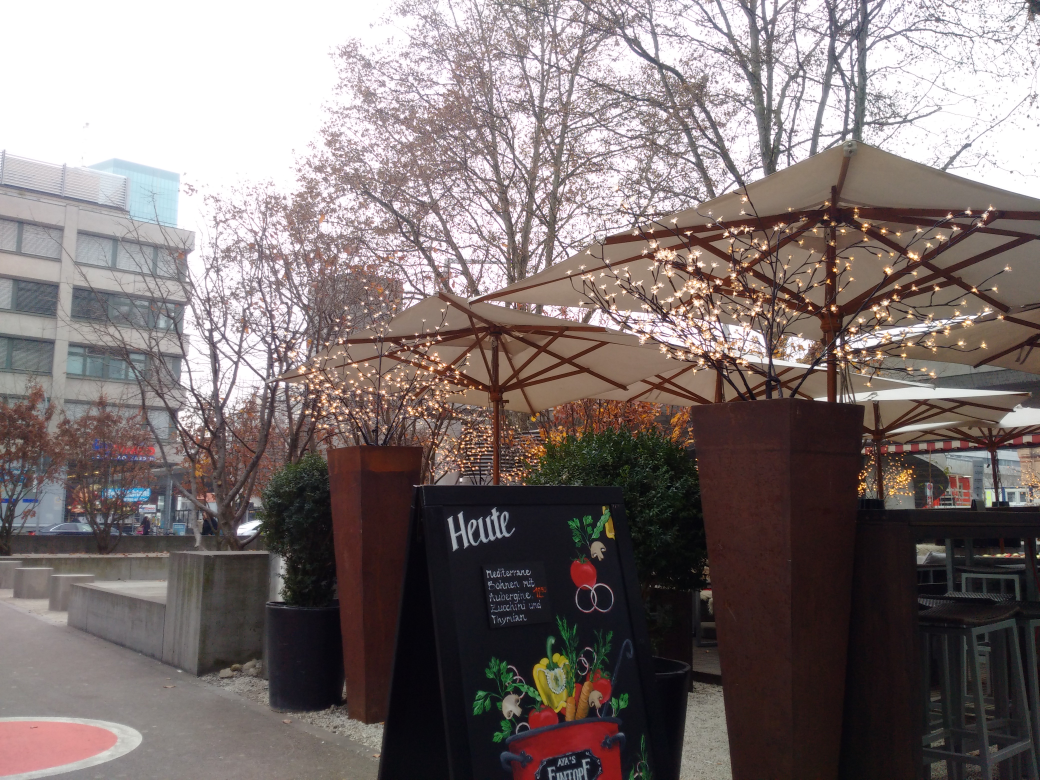
#> input picture dped/blackberry/85.jpg, 4160 x 3120 px, found by its file name (shown at 1/4 size)
$ python for_data_test.py
#> lines starting #> are read from the running program, lines starting #| are printed output that depends on the picture
import cv2
from matplotlib import pyplot as plt
import numpy as np

h = 1536
w = 2048
pts = np.float32([[0, 0], [0, h - 1], [w - 1, h - 1], [w - 1, 0]]).reshape(-1, 1, 2)
print(pts)
img2 = cv2.imread('test_image\\original_images\\canon\\85.jpg')
#> img2 is the input picture: shape (3120, 4160, 3); mean B, G, R 114.3, 115.2, 126
cv2.rectangle(img2, (3263, 2079), (1051, 9), (255, 255, 0), 3)
cv2.circle(img2, (3263, 2079), 100, (0, 255, 0))
cv2.circle(img2, (1051, 9), 100, (255, 0, 0))
cv2.imwrite("test_rec.jpg", img2)

img2 = img2[9:2079, int(1051):3263]
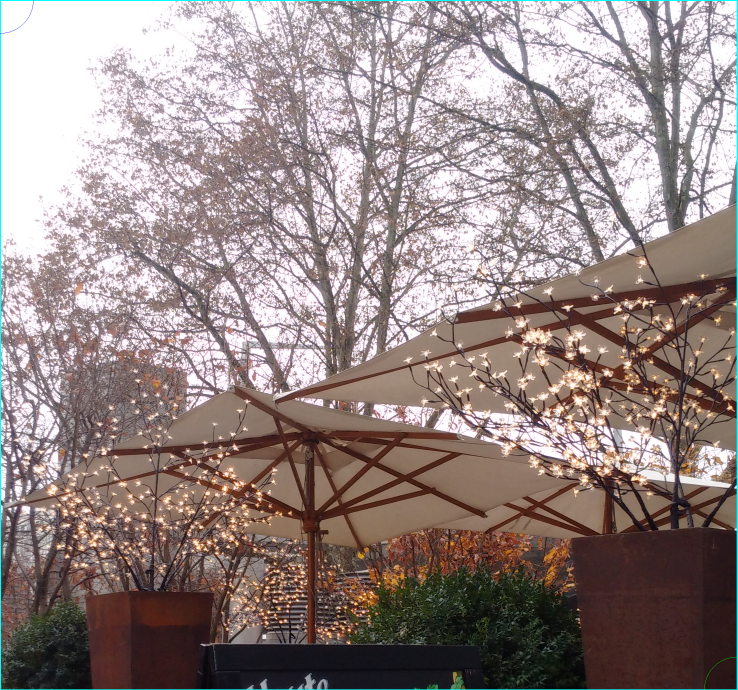
#> img2: shape (2070, 2212, 3) (shown at 1/3 size); mean B, G, R 132.7, 134.6, 149.6
cv2.imwrite("test_cut.jpg", img2)
print(img2.shape)
#| (2070, 2212, 3)

img = cv2.imread('cut_1.jpg')
#> (the run stopped early here; a loop or call above may not have finished)

$ run again, with dped/blackberry/107.jpg copied over dped/blackberry/85.jpg
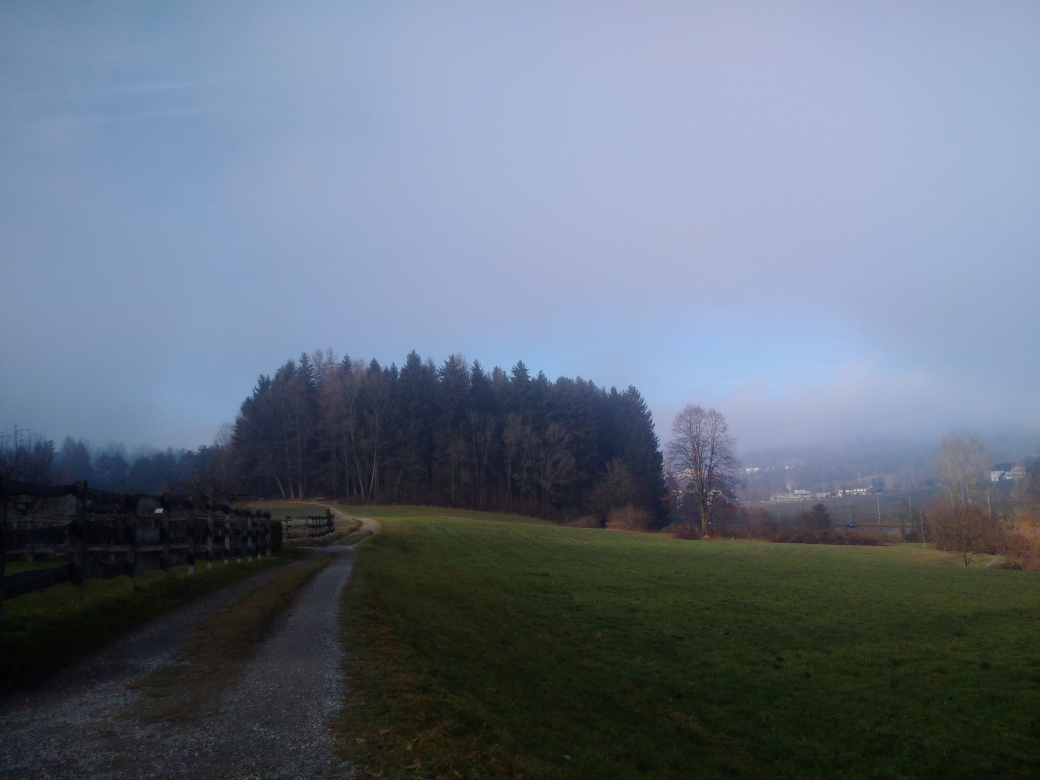
#> input picture dped/blackberry/107.jpg, 4160 x 3120 px, found by its file name (shown at 1/4 size)
#> img2 is the input picture: shape (3120, 4160, 3); mean B, G, R 127.5, 112, 100.5
#> `img2 = img2[9:2079, int(1051):3263]`:
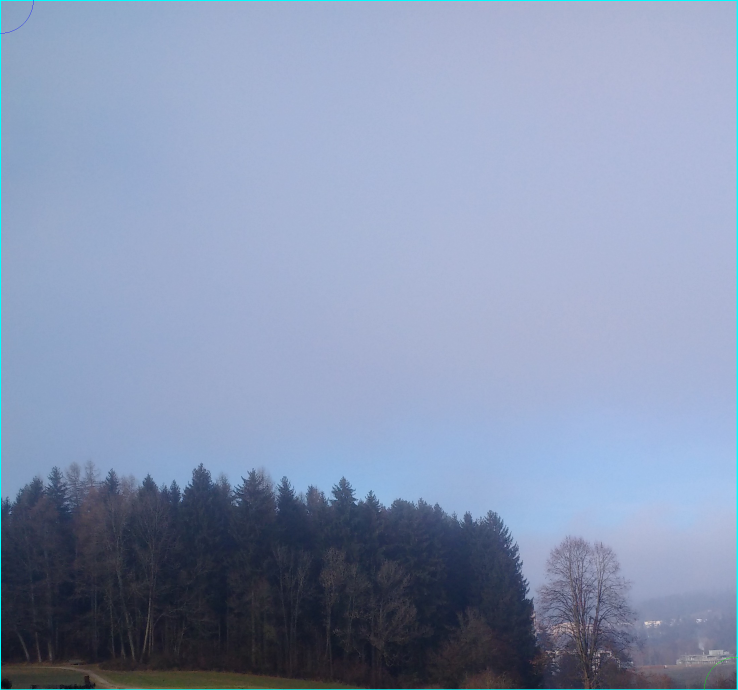
#> img2: shape (2070, 2212, 3) (shown at 1/3 size); mean B, G, R 177.3, 148.7, 134.9
#| (2070, 2212, 3)

$ run again, with dped/blackberry/41.jpg copied over dped/blackberry/85.jpg
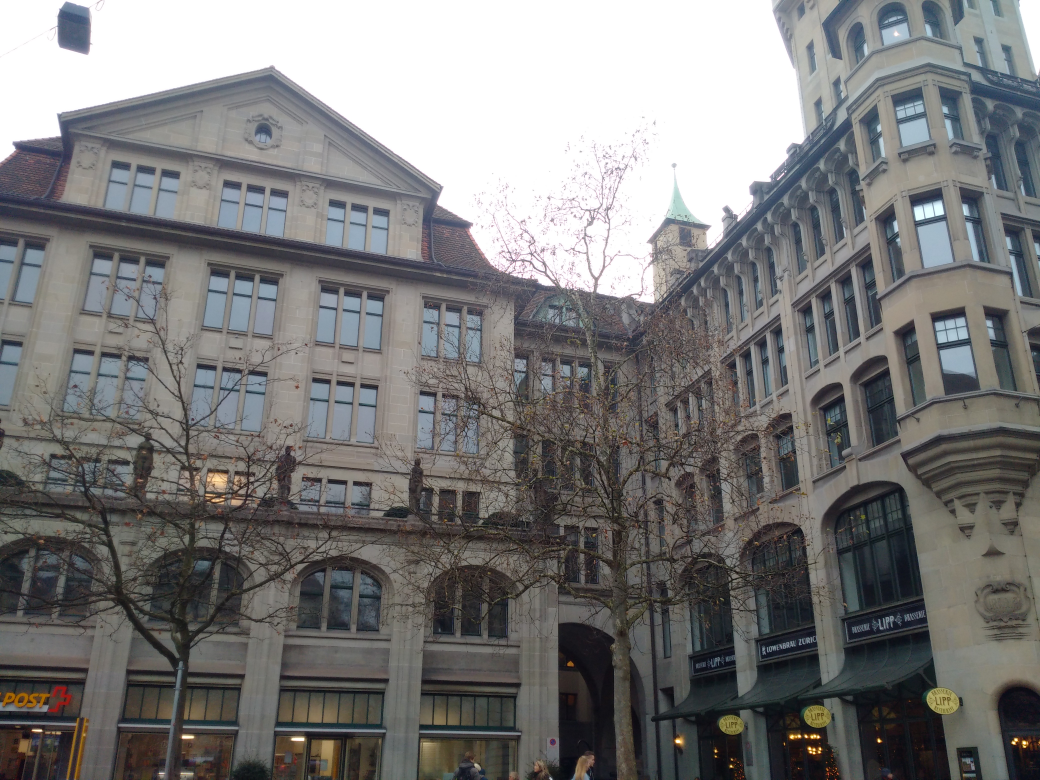
#> input picture dped/blackberry/41.jpg, 4160 x 3120 px, found by its file name (shown at 1/4 size)
#> img2 is the input picture: shape (3120, 4160, 3); mean B, G, R 121.1, 121.5, 122
#> `img2 = img2[9:2079, int(1051):3263]`:
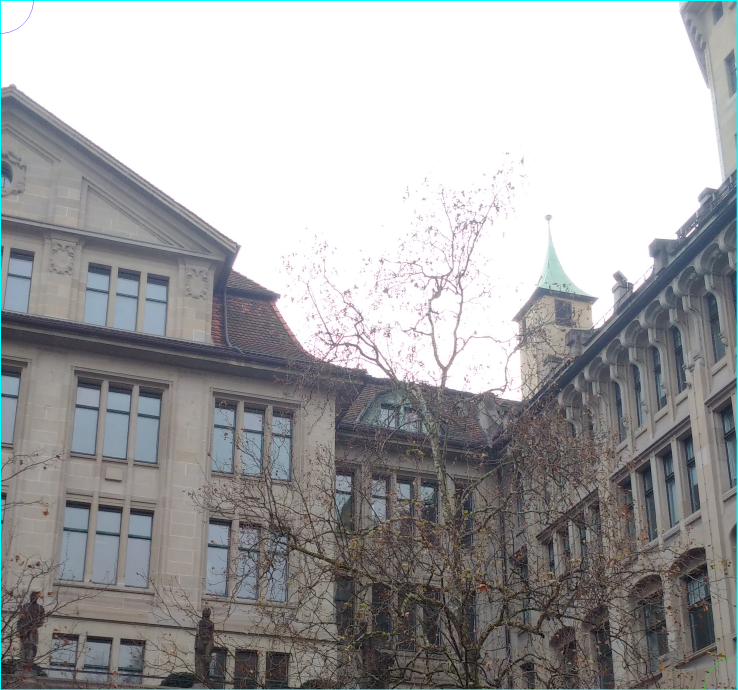
#> img2: shape (2070, 2212, 3) (shown at 1/3 size); mean B, G, R 164.8, 163.7, 164.2
#| (2070, 2212, 3)

$ run again, with dped/blackberry/47.jpg copied over dped/blackberry/85.jpg
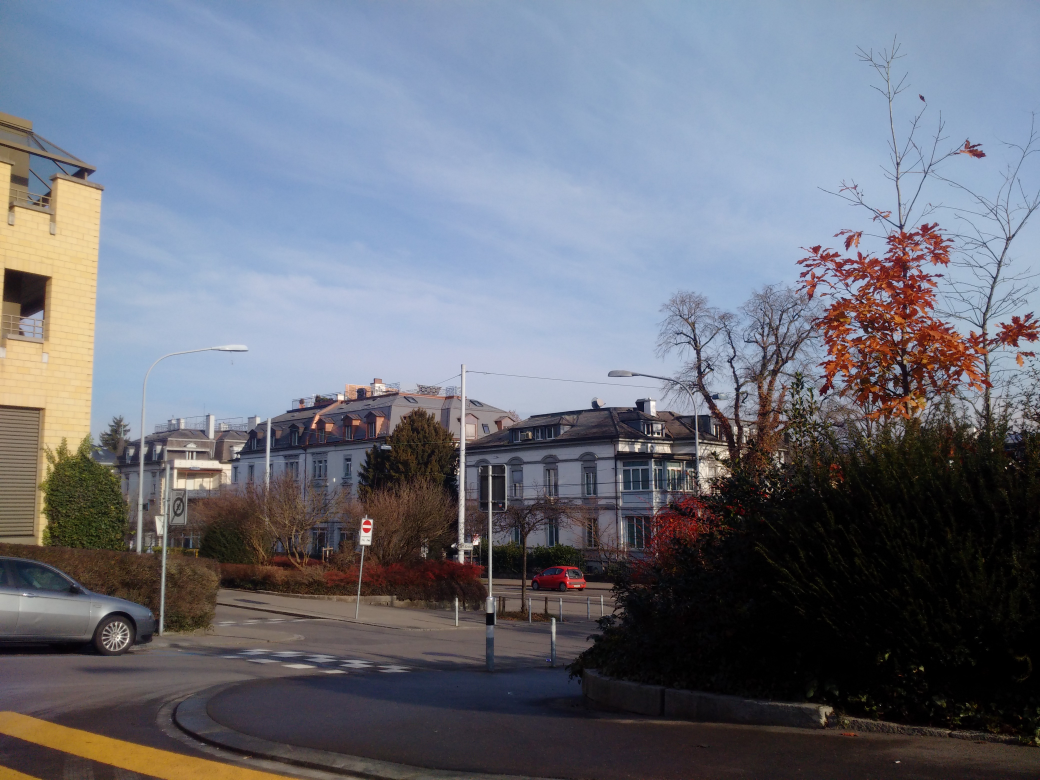
#> input picture dped/blackberry/47.jpg, 4160 x 3120 px, found by its file name (shown at 1/4 size)
#> img2 is the input picture: shape (3120, 4160, 3); mean B, G, R 122.7, 110.9, 107
#> `img2 = img2[9:2079, int(1051):3263]`:
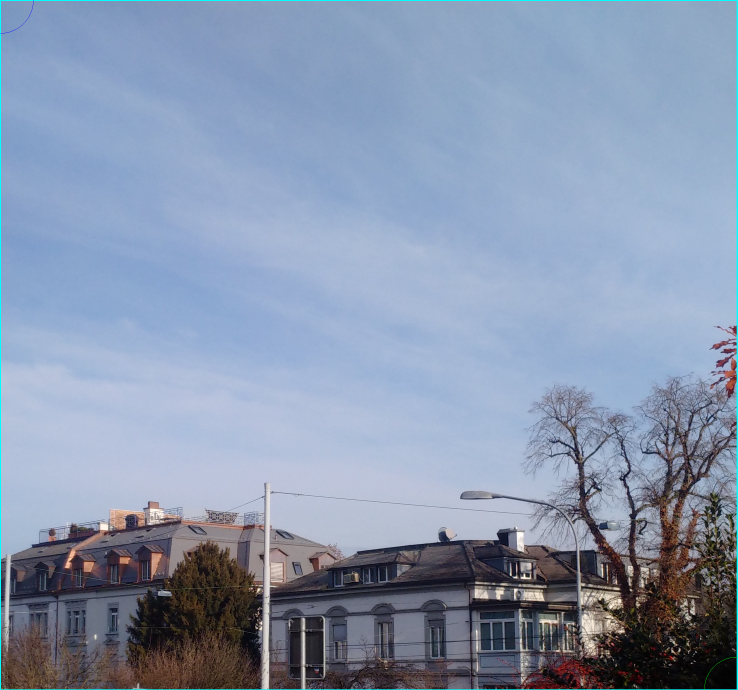
#> img2: shape (2070, 2212, 3) (shown at 1/3 size); mean B, G, R 174.2, 150.1, 135.8
#| (2070, 2212, 3)
